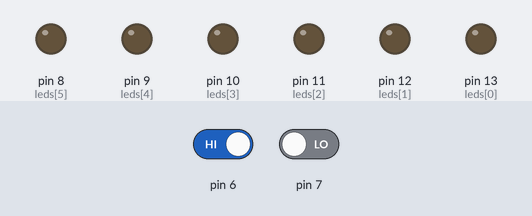
Simulated run of this sketch. Board: Arduino Uno, built with avr-gcc and run on an emulated ATmega328P. Parts: output pins drawn as LEDs (lit = HIGH). The test bench sets the inputs (shaded band); at power-on: pin 6 HIGH, pin 7 LOW.

Above: at 1.2 s.
1.3 s: pin 6 driven LOW
At 1.8 s:
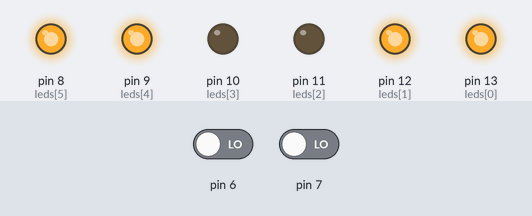
2.8 s: pin 7 driven HIGH
At 4.0 s:
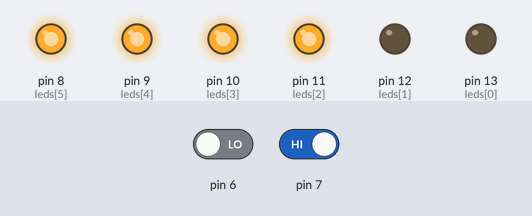
4.3 s: pin 6 driven HIGH
At 5.3 s:
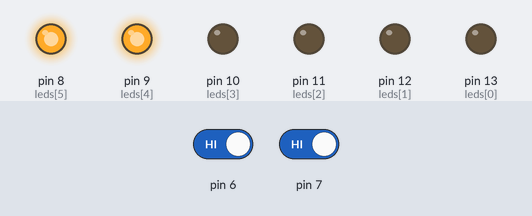
5.8 s: pin 7 driven LOW
At 6.5 s:
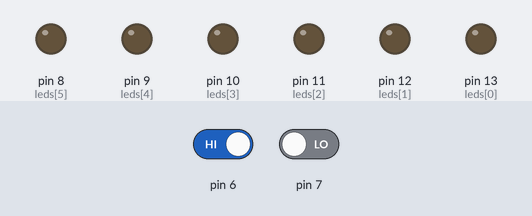
Timing chart, 0 to 8.3 s (numbered marks = the images above; inputs shaded):
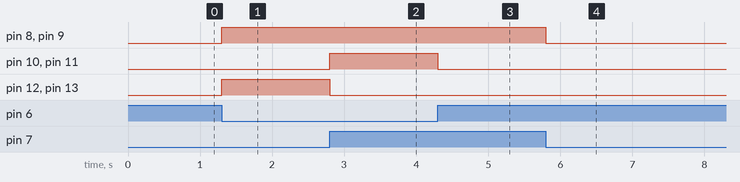

The sketch:

exercicio_08.ino
```cpp
int leds[] = {13, 12, 11, 10, 9, 8};
void setup() {

  for (int i=0; i <6; i++){
    pinMode(leds[i], OUTPUT);
  }


  pinMode(6, INPUT);
  pinMode(7, INPUT);
}

void loop() {

  int liga = digitalRead(6);
  int ligadois = digitalRead(7);

  if (liga == 0 && ligadois == 1) {


    digitalWrite(11, HIGH);
    digitalWrite(10, HIGH);
  } else {

    digitalWrite(11, LOW);
    digitalWrite(10, LOW);
  }

  if (liga == 0 || ligadois == 1) {

    digitalWrite(9, HIGH);
    digitalWrite(8, HIGH);

  } else {
    digitalWrite(9, LOW);
    digitalWrite(8, LOW);
  }


  if (liga == 0 && ligadois != 1) {

    digitalWrite(13, HIGH);
    digitalWrite(12, HIGH);


  } else {

    digitalWrite(13, LOW);
    digitalWrite(12, LOW);
  }
}
```

Measured:
- after the input at 1.3 s, pin 8 (leds[5]), pin 9 (leds[4]), pin 12 (leds[1]), pin 13 (leds[0]): LOW → HIGH at once
- after the input at 2.8 s, pin 10 (leds[3]), pin 11 (leds[2]): LOW → HIGH at once; pin 12 (leds[1]), pin 13 (leds[0]): HIGH → LOW at once
- after the input at 4.3 s, pin 10 (leds[3]), pin 11 (leds[2]): HIGH → LOW at once
- after the input at 5.8 s, pin 8 (leds[5]), pin 9 (leds[4]): HIGH → LOW at once
